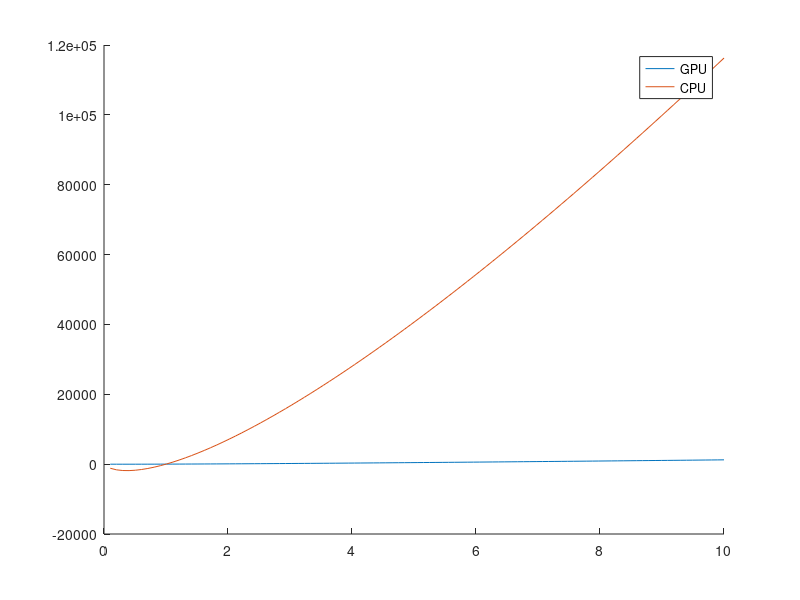

MATLAB code to generate this figure:
clear all
close all
clc

start=0;
slutt=10;
n=linspace(start, slutt, 100);
r=1;
h_g=1;
h_c=10;

GPU=@(n) 2*n/r+5*n/r+5*h_g*n*7*h_g.*log2(n);
CPU=@(n) 5*h_c*n*7*h_c.*log2(n);

figure (1)
hold on
plot(n, GPU(n), '-')
plot(n, CPU(n), '-')
legend('GPU', 'CPU')
hold off